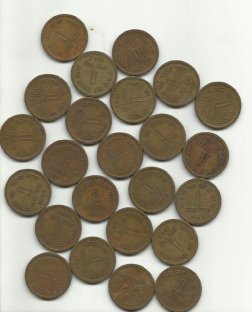
#> input picture Image processing Lab/coins.jpg, 252 x 312 px
$ python lab8.py
#> lines starting #> are read from the running program, lines starting #| are printed output that depends on the picture; after the words box and inside, x2 and y2 are one past the last pixel; in counts of white or black regions, pixels touching at a corner belong together

import cv2
import numpy as np
import matplotlib.pyplot as plt
from scipy import ndimage as ndi

# 1. Read the image
img = cv2.imread("coins.jpg")
#> img is the input picture: shape (312, 252, 3); mean B, G, R 136.3, 153.2, 161.4

if img is None:
    raise FileNotFoundError("coins.png not found!")

gray = cv2.cvtColor(img, cv2.COLOR_BGR2GRAY)

# 2. Smooth the image and apply Otsu thresholding
blur = cv2.GaussianBlur(gray, (5, 5), 0)
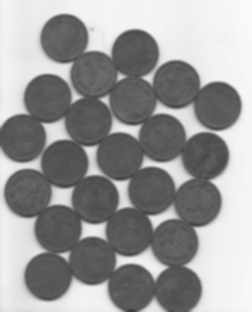
#> blur: shape (312, 252); min 58, max 251, mean 153.7
_, binary = cv2.threshold(
    blur, 0, 255, cv2.THRESH_BINARY + cv2.THRESH_OTSU
)
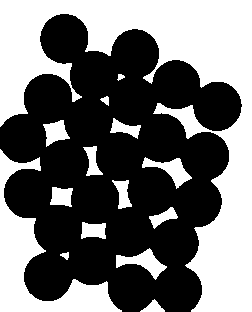
#> binary: shape (312, 252); 43.5% white; 15 white regions, largest, box (x1, y1, x2, y2) and area: (0, 0, 252, 312) 24807, (0, 149, 122, 312) 5576, (116, 248, 167, 280) 637

# Select the polarity that makes the coins foreground
border = np.concatenate([
    binary[0, :], binary[-1, :],
    binary[:, 0], binary[:, -1]
])
#> border = 1128 values, max 255 at index 0, min 0 at index 374, mean 240.1
if np.mean(border == 255) < 0.5:
    binary = cv2.bitwise_not(binary)

# 3. Remove small noise and fill holes
mask = binary > 0
mask = ndi.binary_fill_holes(mask)
mask = ndi.binary_opening(mask, structure=np.ones((3, 3)))
#> mask: shape (312, 252) bool; 43.3% white; 18 white regions, largest, box (x1, y1, x2, y2) and area: (0, 0, 252, 312) 23894, (0, 151, 120, 312) 5563, (154, 103, 209, 138) 705
mask = ndi.binary_fill_holes(mask)

# Remove small foreground components
labels0, n0 = ndi.label(mask)
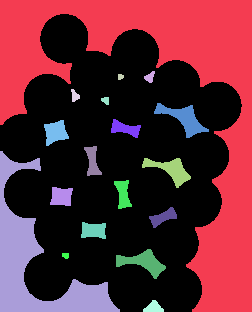
#> labels0: shape (312, 252) int32; 19 distinct labels, from 0 to 18; one colour per label, 0 black
#> n0 = 18
sizes = np.bincount(labels0.ravel())
#> sizes = 19 values, max 44559 at index 0, min 30 at index 3, mean 4138.1
mask = mask & (sizes[labels0] >= 100)

# 4. Separate touching coins using watershed
distance = ndi.distance_transform_edt(mask)
local_max = cv2.dilate(
    distance.astype(np.float32), np.ones((3, 3), np.uint8)
)
peaks = (distance == local_max) & mask
#> peaks: shape (312, 252) bool; 0.21% white in thin lines or dots
markers, _ = ndi.label(peaks)
#> markers: shape (312, 252) int32; 47 distinct labels, from 0 to 46

labels = cv2.watershed(
    cv2.cvtColor(gray, cv2.COLOR_GRAY2BGR),
    np.zeros(gray.shape, dtype=np.int32)
) if False else None

# Watershed on the distance map
from skimage.segmentation import watershed
labels = watershed(-distance, markers, mask=mask)
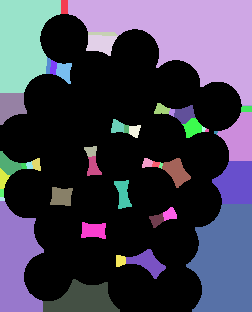
#> labels: shape (312, 252) int32; 47 distinct labels, from 0 to 46; one colour per label, 0 black

# 5. Measure and label each coin
output = img.copy()
areas = []
coin_id = 0

for region_id in np.unique(labels):
    if region_id == 0:
        continue

    region = labels == region_id
    area = int(np.sum(region))

    if area < 100:
        continue

    coin_id += 1
    areas.append(area)

    ys, xs = np.where(region)
    cx = int(np.mean(xs))
    cy = int(np.mean(ys))

    # Draw the coin boundary and label
    contours, _ = cv2.findContours(
        region.astype(np.uint8),
        cv2.RETR_EXTERNAL,
        cv2.CHAIN_APPROX_SIMPLE
    )
    cv2.drawContours(output, contours, -1, (0, 255, 0), 2)
    cv2.putText(
        output, str(coin_id), (cx, cy),
        cv2.FONT_HERSHEY_SIMPLEX, 0.7, (0, 0, 255), 2
    )

    print(f"Coin {coin_id}: Area = {area} pixels^2")
#> this loop made 47 passes
#> (area, cx, cy) on passes 3, 4, 5, 6, 9, 10, 12, 15, 16, 18, 20, 23: (10021, 184, 33), (100, 102, 33), (448, 100, 43), (4120, 22, 41), (233, 63, 71), (615, 10, 105), (124, 161, 109), (262, 184, 113), (139, 116, 126), (252, 192, 127), (114, 134, 130), (106, 90, 150)
#> area on passes 2, 7, 8, 13, 14, 17: 98, 65, 83, 65, 37, 42
#| Coin 1: Area = 10021 pixels^2
#| Coin 2: Area = 100 pixels^2
#| Coin 3: Area = 448 pixels^2
#| Coin 4: Area = 4120 pixels^2
#| Coin 5: Area = 233 pixels^2
#| Coin 6: Area = 615 pixels^2
#| Coin 7: Area = 124 pixels^2
#| Coin 8: Area = 262 pixels^2
#> (further printed lines are left out)
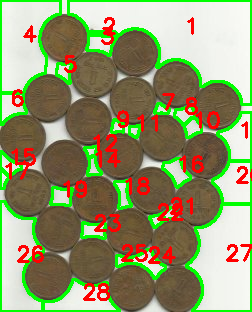
#> output: shape (312, 252, 3); 16.44% of pixels changed, all inside (x1, y1, x2, y2) = (0, 0, 252, 312)
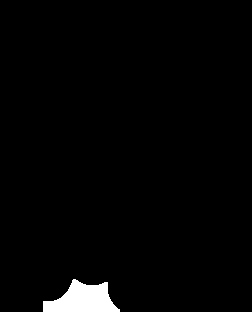
#> region: shape (312, 252) bool; 2% white; 1 white region, box (x1, y1, x2, y2) and area: (43, 279, 120, 312) 1585
#> after the loop, areas = 28 values, max 10021 at index 0, min 100 at index 1, mean 1158.7; coin_id = 28

print("Total coins detected:", coin_id)
#| Total coins detected: 28

# 6. Display results
plt.figure(figsize=(12, 5))

plt.subplot(1, 3, 1)
plt.imshow(cv2.cvtColor(img, cv2.COLOR_BGR2RGB))
plt.title("Original Image")
plt.axis("off")

plt.subplot(1, 3, 2)
plt.imshow(mask, cmap="gray")
plt.title("Segmented Coins")
plt.axis("off")

plt.subplot(1, 3, 3)
plt.imshow(cv2.cvtColor(output, cv2.COLOR_BGR2RGB))
plt.title("Labeled Coins and Areas")
plt.axis("off")

plt.tight_layout()
plt.show()

# 7. Display an area chart
plt.figure(figsize=(8, 4))
plt.bar(range(1, len(areas) + 1), areas)
plt.xlabel("Coin Number")
plt.ylabel("Area (pixels^2)")
plt.title("Area of Each Coin")
plt.show()
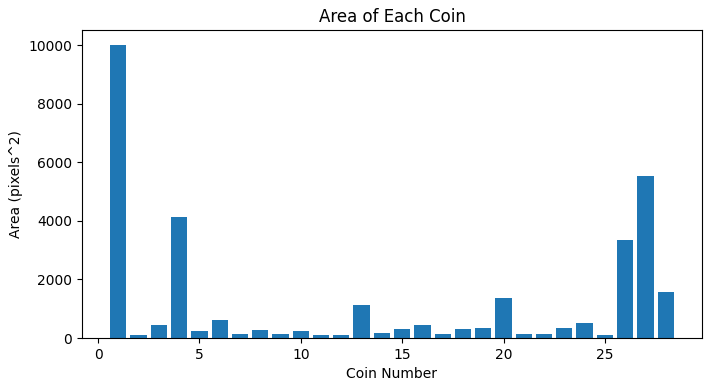
#> figure drawn by matplotlib, 1 panel; tallest bar 10021 high, from x = 0.6 to 1.4
